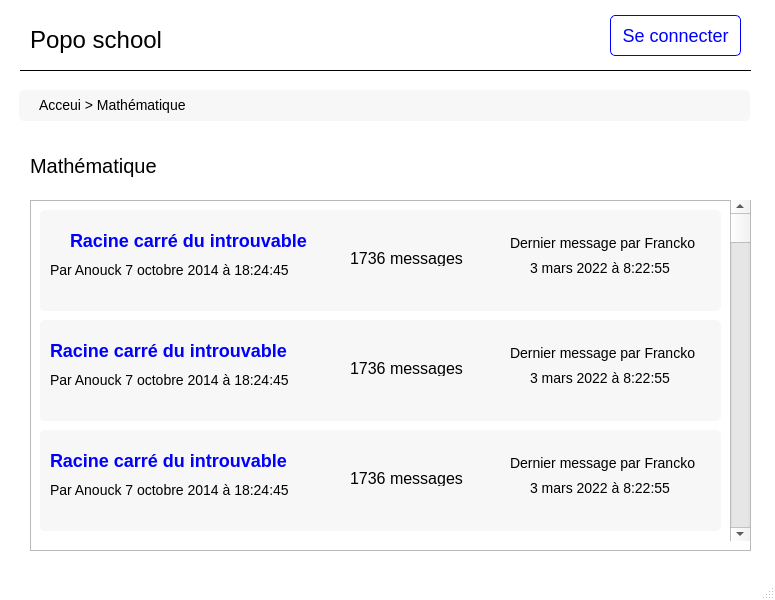
<?xml version="1.0" encoding="UTF-8"?>
<ui version="4.0">
 <class>MainWindow</class>
 <widget class="QMainWindow" name="MainWindow">
  <property name="geometry">
   <rect>
    <x>0</x>
    <y>0</y>
    <width>775</width>
    <height>600</height>
   </rect>
  </property>
  <property name="windowTitle">
   <string>MainWindow</string>
  </property>
  <property name="styleSheet">
   <string notr="true">QMainWindow {
background-color: white;
}

QLabel {
font-size: 14px;
}
</string>
  </property>
  <widget class="QWidget" name="centralwidget">
   <widget class="QFrame" name="nav_bar">
    <property name="geometry">
     <rect>
      <x>20</x>
      <y>10</y>
      <width>731</width>
      <height>61</height>
     </rect>
    </property>
    <property name="styleSheet">
     <string notr="true">QFrame#nav_bar {
border:1px solid black; 
border-left: 0px;
border-right: 0px;
border-top: 0px;
}

QLabel#logo{
	font-size: 24px;
}
</string>
    </property>
    <property name="frameShape">
     <enum>QFrame::StyledPanel</enum>
    </property>
    <property name="frameShadow">
     <enum>QFrame::Raised</enum>
    </property>
    <widget class="QLabel" name="logo">
     <property name="geometry">
      <rect>
       <x>10</x>
       <y>14</y>
       <width>131</width>
       <height>31</height>
      </rect>
     </property>
     <property name="styleSheet">
      <string notr="true"/>
     </property>
     <property name="text">
      <string>Popo school</string>
     </property>
    </widget>
    <widget class="QPushButton" name="pushButton">
     <property name="geometry">
      <rect>
       <x>590</x>
       <y>5</y>
       <width>131</width>
       <height>41</height>
      </rect>
     </property>
     <property name="styleSheet">
      <string notr="true">QPushButton#pushButton {
color: blue;
border: 1px solid blue;
border-radius: 5px;
padding: 10px;
font-size: 18px;
}

QPushButton#pushButton::hover {
color: white;
background-color: blue;
}</string>
     </property>
     <property name="text">
      <string>Se connecter</string>
     </property>
    </widget>
   </widget>
   <widget class="QLabel" name="label_2">
    <property name="geometry">
     <rect>
      <x>30</x>
      <y>150</y>
      <width>136</width>
      <height>31</height>
     </rect>
    </property>
    <property name="styleSheet">
     <string notr="true">font-size: 20px;

</string>
    </property>
    <property name="text">
     <string>Mathématique</string>
    </property>
   </widget>
   <widget class="QFrame" name="frame">
    <property name="geometry">
     <rect>
      <x>30</x>
      <y>200</y>
      <width>721</width>
      <height>351</height>
     </rect>
    </property>
    <property name="styleSheet">
     <string notr="true">QFrame#frame_2, #frame_3, #frame_4 {
background-color: #f7f7f7;
border-radius: 5px;
}</string>
    </property>
    <property name="frameShape">
     <enum>QFrame::StyledPanel</enum>
    </property>
    <property name="frameShadow">
     <enum>QFrame::Raised</enum>
    </property>
    <widget class="QFrame" name="frame_2">
     <property name="geometry">
      <rect>
       <x>10</x>
       <y>10</y>
       <width>681</width>
       <height>101</height>
      </rect>
     </property>
     <property name="frameShape">
      <enum>QFrame::StyledPanel</enum>
     </property>
     <property name="frameShadow">
      <enum>QFrame::Raised</enum>
     </property>
     <widget class="QLabel" name="label_3">
      <property name="geometry">
       <rect>
        <x>30</x>
        <y>10</y>
        <width>251</width>
        <height>41</height>
       </rect>
      </property>
      <property name="styleSheet">
       <string notr="true">font-size: 18px;
font-weight: bold;
color: blue;</string>
      </property>
      <property name="text">
       <string>Racine carré du introuvable</string>
      </property>
     </widget>
     <widget class="QLabel" name="label_4">
      <property name="geometry">
       <rect>
        <x>10</x>
        <y>50</y>
        <width>251</width>
        <height>20</height>
       </rect>
      </property>
      <property name="styleSheet">
       <string notr="true">fonr-size: 14px;</string>
      </property>
      <property name="text">
       <string>Par Anouck 7 octobre 2014 à 18:24:45</string>
      </property>
     </widget>
     <widget class="QLabel" name="label_5">
      <property name="geometry">
       <rect>
        <x>310</x>
        <y>40</y>
        <width>121</width>
        <height>16</height>
       </rect>
      </property>
      <property name="styleSheet">
       <string notr="true">font-size: 16px;</string>
      </property>
      <property name="text">
       <string>1736 messages</string>
      </property>
     </widget>
     <widget class="QLabel" name="label_6">
      <property name="geometry">
       <rect>
        <x>470</x>
        <y>20</y>
        <width>191</width>
        <height>41</height>
       </rect>
      </property>
      <property name="text">
       <string>Dernier message par Francko
</string>
      </property>
     </widget>
     <widget class="QLabel" name="label_7">
      <property name="geometry">
       <rect>
        <x>490</x>
        <y>50</y>
        <width>151</width>
        <height>16</height>
       </rect>
      </property>
      <property name="text">
       <string>3 mars 2022 à 8:22:55</string>
      </property>
     </widget>
     <widget class="QScrollBar" name="verticalScrollBar">
      <property name="geometry">
       <rect>
        <x>700</x>
        <y>90</y>
        <width>16</width>
        <height>160</height>
       </rect>
      </property>
      <property name="orientation">
       <enum>Qt::Vertical</enum>
      </property>
     </widget>
    </widget>
    <widget class="QFrame" name="frame_3">
     <property name="geometry">
      <rect>
       <x>10</x>
       <y>120</y>
       <width>681</width>
       <height>101</height>
      </rect>
     </property>
     <property name="frameShape">
      <enum>QFrame::StyledPanel</enum>
     </property>
     <property name="frameShadow">
      <enum>QFrame::Raised</enum>
     </property>
     <widget class="QLabel" name="label_8">
      <property name="geometry">
       <rect>
        <x>10</x>
        <y>10</y>
        <width>251</width>
        <height>41</height>
       </rect>
      </property>
      <property name="styleSheet">
       <string notr="true">font-size: 18px;
font-weight: bold;
color: blue;</string>
      </property>
      <property name="text">
       <string>Racine carré du introuvable</string>
      </property>
     </widget>
     <widget class="QLabel" name="label_9">
      <property name="geometry">
       <rect>
        <x>10</x>
        <y>50</y>
        <width>251</width>
        <height>20</height>
       </rect>
      </property>
      <property name="styleSheet">
       <string notr="true">fonr-size: 14px;</string>
      </property>
      <property name="text">
       <string>Par Anouck 7 octobre 2014 à 18:24:45</string>
      </property>
     </widget>
     <widget class="QLabel" name="label_10">
      <property name="geometry">
       <rect>
        <x>310</x>
        <y>40</y>
        <width>121</width>
        <height>16</height>
       </rect>
      </property>
      <property name="styleSheet">
       <string notr="true">font-size: 16px;</string>
      </property>
      <property name="text">
       <string>1736 messages</string>
      </property>
     </widget>
     <widget class="QLabel" name="label_11">
      <property name="geometry">
       <rect>
        <x>470</x>
        <y>20</y>
        <width>191</width>
        <height>41</height>
       </rect>
      </property>
      <property name="text">
       <string>Dernier message par Francko
</string>
      </property>
     </widget>
     <widget class="QLabel" name="label_12">
      <property name="geometry">
       <rect>
        <x>490</x>
        <y>50</y>
        <width>151</width>
        <height>16</height>
       </rect>
      </property>
      <property name="text">
       <string>3 mars 2022 à 8:22:55</string>
      </property>
     </widget>
    </widget>
    <widget class="QFrame" name="frame_4">
     <property name="geometry">
      <rect>
       <x>10</x>
       <y>230</y>
       <width>681</width>
       <height>101</height>
      </rect>
     </property>
     <property name="frameShape">
      <enum>QFrame::StyledPanel</enum>
     </property>
     <property name="frameShadow">
      <enum>QFrame::Raised</enum>
     </property>
     <widget class="QLabel" name="label_18">
      <property name="geometry">
       <rect>
        <x>10</x>
        <y>10</y>
        <width>251</width>
        <height>41</height>
       </rect>
      </property>
      <property name="styleSheet">
       <string notr="true">font-size: 18px;
font-weight: bold;
color: blue;</string>
      </property>
      <property name="text">
       <string>Racine carré du introuvable</string>
      </property>
     </widget>
     <widget class="QLabel" name="label_19">
      <property name="geometry">
       <rect>
        <x>10</x>
        <y>50</y>
        <width>251</width>
        <height>20</height>
       </rect>
      </property>
      <property name="styleSheet">
       <string notr="true">fonr-size: 14px;</string>
      </property>
      <property name="text">
       <string>Par Anouck 7 octobre 2014 à 18:24:45</string>
      </property>
     </widget>
     <widget class="QLabel" name="label_20">
      <property name="geometry">
       <rect>
        <x>310</x>
        <y>40</y>
        <width>121</width>
        <height>16</height>
       </rect>
      </property>
      <property name="styleSheet">
       <string notr="true">font-size: 16px;</string>
      </property>
      <property name="text">
       <string>1736 messages</string>
      </property>
     </widget>
     <widget class="QLabel" name="label_21">
      <property name="geometry">
       <rect>
        <x>470</x>
        <y>20</y>
        <width>191</width>
        <height>41</height>
       </rect>
      </property>
      <property name="text">
       <string>Dernier message par Francko
</string>
      </property>
     </widget>
     <widget class="QLabel" name="label_22">
      <property name="geometry">
       <rect>
        <x>490</x>
        <y>50</y>
        <width>151</width>
        <height>16</height>
       </rect>
      </property>
      <property name="text">
       <string>3 mars 2022 à 8:22:55</string>
      </property>
     </widget>
    </widget>
    <widget class="QScrollBar" name="verticalScrollBar_2">
     <property name="geometry">
      <rect>
       <x>700</x>
       <y>0</y>
       <width>20</width>
       <height>341</height>
      </rect>
     </property>
     <property name="orientation">
      <enum>Qt::Vertical</enum>
     </property>
    </widget>
   </widget>
   <widget class="QFrame" name="frame_5">
    <property name="geometry">
     <rect>
      <x>19</x>
      <y>90</y>
      <width>731</width>
      <height>31</height>
     </rect>
    </property>
    <property name="styleSheet">
     <string notr="true">QFrame{
background-color: #f7f7f7;
border-radius: 5px;
}</string>
    </property>
    <property name="frameShape">
     <enum>QFrame::StyledPanel</enum>
    </property>
    <property name="frameShadow">
     <enum>QFrame::Raised</enum>
    </property>
    <widget class="QLabel" name="label">
     <property name="geometry">
      <rect>
       <x>20</x>
       <y>5</y>
       <width>151</width>
       <height>20</height>
      </rect>
     </property>
     <property name="text">
      <string>Acceui &gt; Mathématique</string>
     </property>
    </widget>
   </widget>
  </widget>
  <widget class="QMenuBar" name="menubar">
   <property name="geometry">
    <rect>
     <x>0</x>
     <y>0</y>
     <width>775</width>
     <height>24</height>
    </rect>
   </property>
  </widget>
  <widget class="QStatusBar" name="statusbar"/>
 </widget>
 <resources/>
 <connections/>
</ui>
